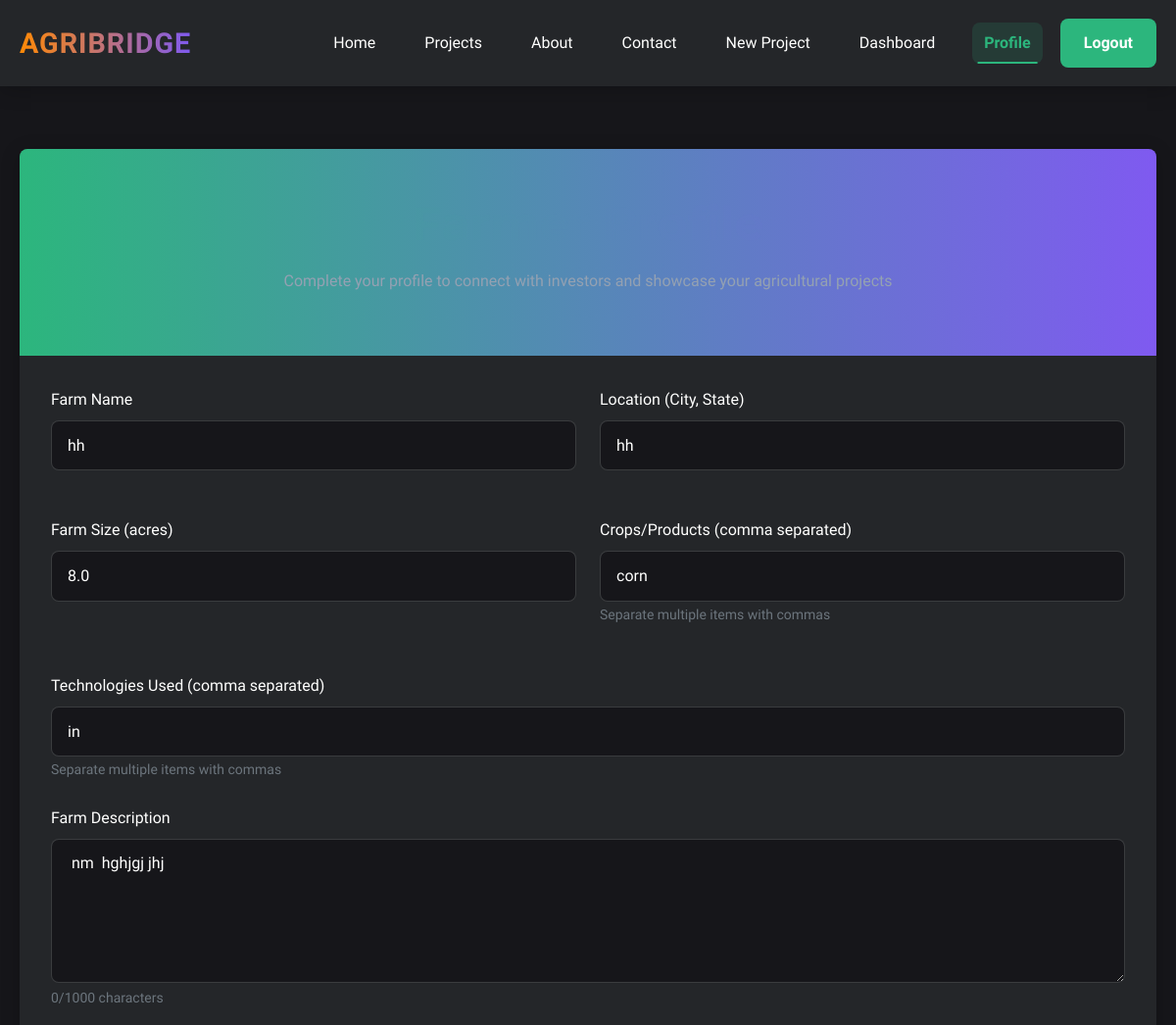
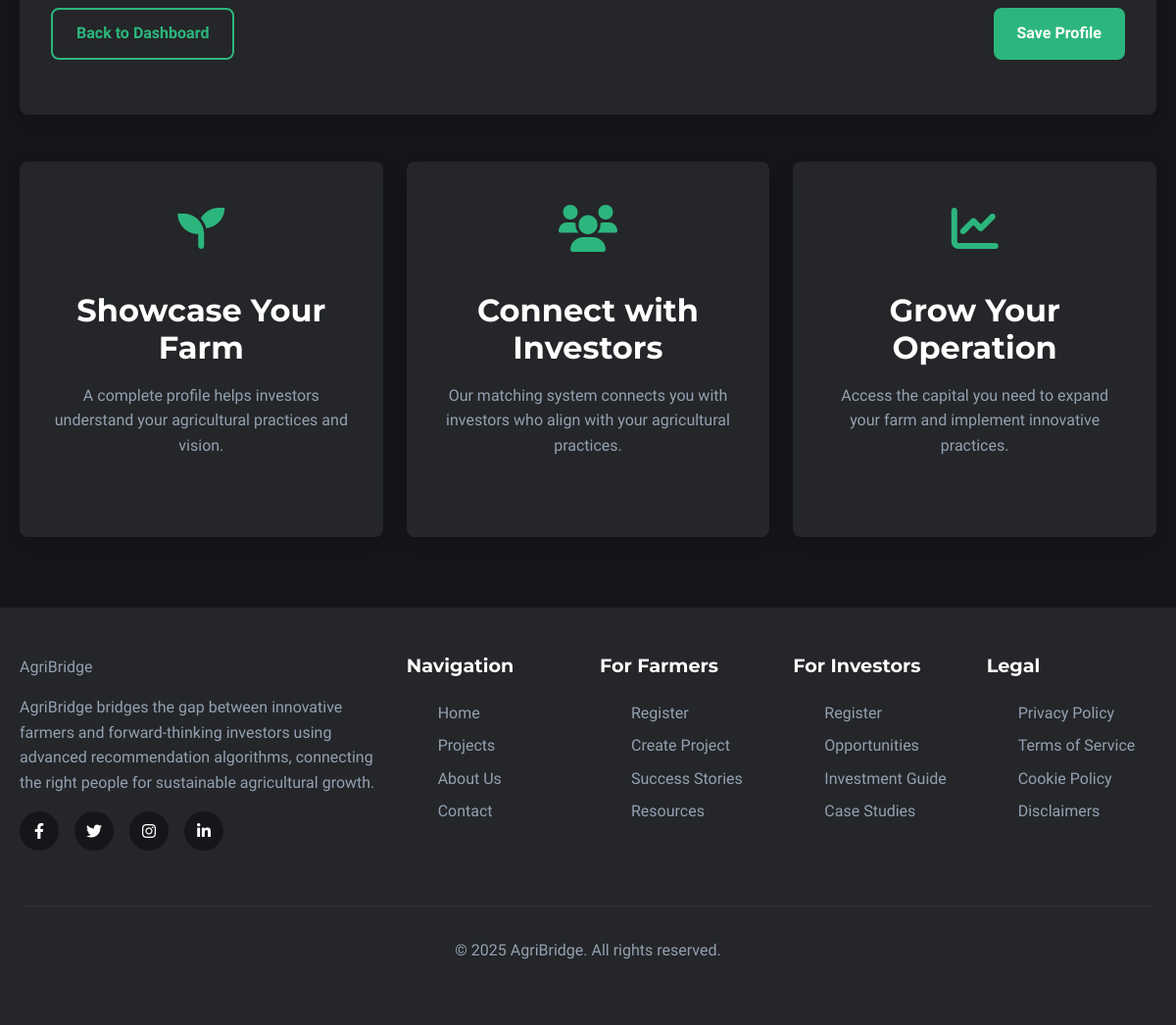
Screenshot of /profile (signed in) with the database file from the repository (2 pictures, top to bottom).
### models.py (models this page shows, shortened)
class FarmerProfile(db.Model):
    __tablename__ = 'farmer_profiles'
    id = db.Column(db.Integer, primary_key=True)
    user_id = db.Column(db.Integer, db.ForeignKey('users.id'), unique=True, nullable=False)
    farm_name = db.Column(db.String(100), nullable=False)
    location = db.Column(db.String(100), nullable=False)
    size = db.Column(db.Float, nullable=False)  # in acres
    description = db.Column(db.Text, nullable=False)
    crops = db.Column(db.String(200))  # Comma separated list
    technologies = db.Column(db.String(200))  # Comma separated list
    created_at = db.Column(db.DateTime, default=datetime.datetime.utcnow)
    updated_at = db.Column(db.DateTime, default=datetime.datetime.utcnow, onupdate=datetime.datetime.utcnow)
    images = db.relationship('FarmImage', backref='farmer_profile', lazy='dynamic', cascade='all, delete-orphan')

### routes.py (the view, shortened to what this page needs)
@app.route('/profile', methods=['GET', 'POST'])
@login_required
def profile():
    if current_user.user_type == 'admin':
        flash('Admin users do not have a profile page.', 'info')
        return redirect(url_for('dashboard'))
    elif current_user.user_type == 'farmer':
        form = FarmerProfileForm()
        if form.validate_on_submit():
            if current_user.farmer_profile:
                profile = current_user.farmer_profile
                profile.farm_name = form.farm_name.data
                profile.location = form.location.data
                profile.size = float(form.size.data)
                profile.description = form.description.data
                profile.crops = form.crops.data
                profile.technologies = form.technologies.data
                profile.updated_at = datetime.datetime.utcnow()
            else:
                profile = FarmerProfile(
                    user_id=current_user.id,
                    farm_name=form.farm_name.data,
                    location=form.location.data,
                    size=float(form.size.data),
                    description=form.description.data,
                    crops=form.crops.data,
                    technologies=form.technologies.data
                )
                db.session.add(profile)
            db.session.commit()
            flash('Your farmer profile has been updated!', 'success')
            return redirect(url_for('dashboard'))
        elif request.method == 'GET' and current_user.farmer_profile:
            profile = current_user.farmer_profile
            form.farm_name.data = profile.farm_name
            form.location.data = profile.location
            form.size.data = profile.size
            form.description.data = profile.description
            form.crops.data = profile.crops
            form.technologies.data = profile.technologies
        farm_images = []
        if current_user.farmer_profile:
            farm_images = current_user.farmer_profile.images.all()
        ratings = current_user.ratings_received.all()
        avg_rating = current_user.get_avg_rating()
        return render_template('farmer_profile.html',
                              title='Farmer Profile',
                              app_name=APP_NAME,
                              form=form,
                              farm_images=farm_images,
                              ratings=ratings,
                              avg_rating=avg_rating)

### templates/farmer_profile.html (shortened to what this page needs)
{% extends "base.html" %}
{% block content %}
<section class="profile">
    <div class="container">
        <div class="profile-card">
            <div class="profile-header">
                <h1>Farmer Profile</h1>
                <p>Complete your profile to connect with investors and showcase your agricultural projects</p>
            </div>
            <div class="profile-body">
                <form method="POST" action="" class="fade-in">
                    <div class="row">
                        <div class="col-md-6 mb-4">
                            <div class="form-group">
                                {{ form.farm_name.label(class="form-label") }}
                                {% if form.farm_name.errors %}
                                    {{ form.farm_name(class="form-control is-invalid") }}
                                    <div class="invalid-feedback">
                                        {% for error in form.farm_name.errors %}
                                            {{ error }}
                                        {% endfor %}
                                    </div>
                                {% else %}
                                    {{ form.farm_name(class="form-control", placeholder="Name of your farm") }}
                                {% endif %}
                            </div>
                        </div>
                        <div class="col-md-6 mb-4">
                            <div class="form-group">
                                {{ form.location.label(class="form-label") }}
                                {% if form.location.errors %}
                                    {{ form.location(class="form-control is-invalid") }}
                                    <div class="invalid-feedback">
                                        {% for error in form.location.errors %}
                                            {{ error }}
                                        {% endfor %}
                                    </div>
                                {% else %}
                                    {{ form.location(class="form-control", placeholder="City, State") }}
                                {% endif %}
                            </div>
                        </div>
                    </div>
                    <div class="row">
                        <div class="col-md-6 mb-4">
                            <div class="form-group">
                                {{ form.size.label(class="form-label") }}
                                {% if form.size.errors %}
                                    {{ form.size(class="form-control is-invalid") }}
                                    <div class="invalid-feedback">
                                        {% for error in form.size.errors %}
                                            {{ error }}
                                        {% endfor %}
                                    </div>
                                {% else %}
                                    {{ form.size(class="form-control", placeholder="Size in acres") }}
                                {% endif %}
                            </div>
                        </div>
                        <div class="col-md-6 mb-4">
                            <div class="form-group">
                                {{ form.crops.label(class="form-label") }}
                                {% if form.crops.errors %}
                                    {{ form.crops(class="form-control is-invalid") }}
                                    <div class="invalid-feedback">
                                        {% for error in form.crops.errors %}
                                            {{ error }}
                                        {% endfor %}
                                    </div>
                                {% else %}
                                    {{ form.crops(class="form-control", placeholder="e.g. Corn, Wheat, Soybeans") }}
                                {% endif %}
                                <small class="text-secondary">Separate multiple items with commas</small>
                            </div>
                        </div>
                    </div>
                    <div class="form-group mb-4">
                        {{ form.technologies.label(class="form-label") }}
                        {% if form.technologies.errors %}
                            {{ form.technologies(class="form-control is-invalid") }}
                            <div class="invalid-feedback">
                                {% for error in form.technologies.errors %}
                                    {{ error }}
                                {% endfor %}
                            </div>
                        {% else %}
                            {{ form.technologies(class="form-control", placeholder="e.g. Precision Irrigation, Drone Monitoring, Organic Practices") }}
                        {% endif %}
                        <small class="text-secondary">Separate multiple items with commas</small>
                    </div>
                    <div class="form-group mb-4">
                        {{ form.description.label(class="form-label") }}
                        {% if form.description.errors %}
                            {{ form.description(class="form-control is-invalid", rows=5) }}
                            <div class="invalid-feedback">
                                {% for error in form.description.errors %}
                                    {{ error }}
                                {% endfor %}
                            </div>
                        {% else %}
                            {{ form.description(class="form-control", rows=5, placeholder="Tell investors about your farm, your agricultural practices, and your vision...") }}
                        {% endif %}
                    </div>
                    <div class="form-group d-flex justify-content-between">
                        <a href="{{ url_for('dashboard') }}" class="btn btn-outline">Back to Dashboard</a>
                        {{ form.submit(class="btn btn-primary") }}
                    </div>
                </form>
            </div>
        </div>
        <div class="row mt-5">
            <div class="col-md-4 mb-4">
                <div class="feature-card h-100 shimmer-on-hover">
                    <div class="feature-icon">
                        <i class="fas fa-seedling"></i>
                    </div>
                    <h3>Showcase Your Farm</h3>
                    <p>A complete profile helps investors understand your agricultural practices and vision.</p>
                </div>
            </div>
            <div class="col-md-4 mb-4">
                <div class="feature-card h-100 shimmer-on-hover">
                    <div class="feature-icon">
                        <i class="fas fa-users"></i>
                    </div>
                    <h3>Connect with Investors</h3>
                    <p>Our matching system connects you with investors who align with your agricultural practices.</p>
                </div>
            </div>
            <div class="col-md-4 mb-4">
                <div class="feature-card h-100 shimmer-on-hover">
                    <div class="feature-icon">
                        <i class="fas fa-chart-line"></i>
                    </div>
                    <h3>Grow Your Operation</h3>
                    <p>Access the capital you need to expand your farm and implement innovative practices.</p>
                </div>
            </div>
        </div>
    </div>
</section>
{% endblock %}

### rows the page displays
FarmerProfile: farm_name "hh", location "hh", size "8.0", crops "corn", technologies "in", description "nm hghjgj jhj"

### other values shown
{{ app_name }} "AGRIBRIDGE"
{{ app_name }} "AgriBridge"
